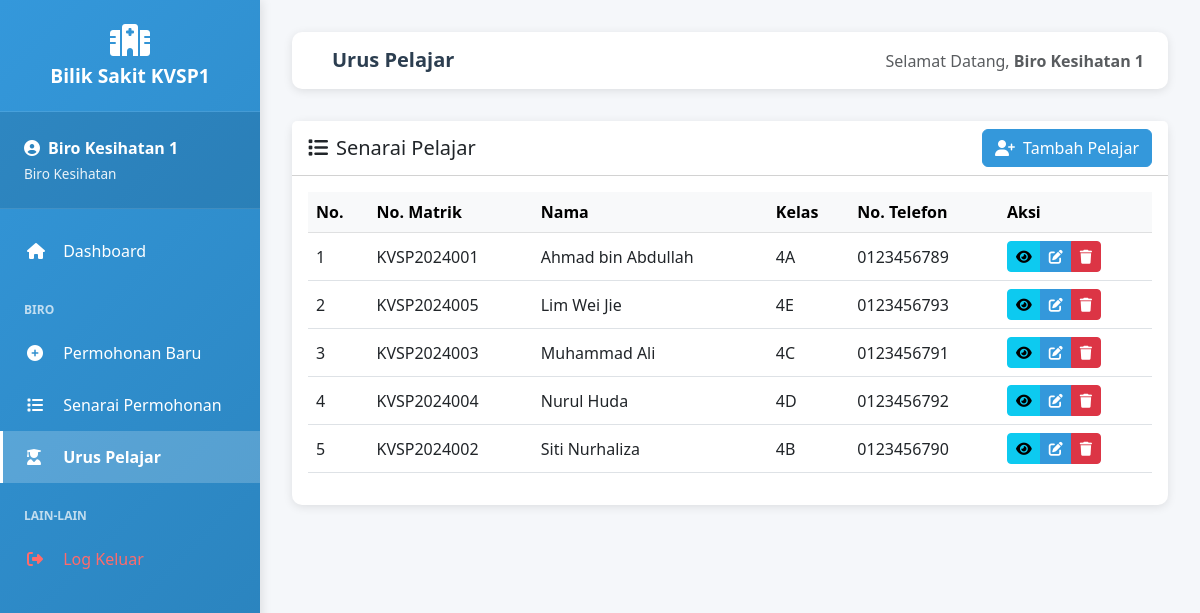
The app's page /pelajar.php (signed in) with its own data.
### tables this page shows
CREATE TABLE IF NOT EXISTS pelajar (
    id INT AUTO_INCREMENT PRIMARY KEY,
    no_matrik VARCHAR(20) NOT NULL UNIQUE,
    nama VARCHAR(100) NOT NULL,
    kelas VARCHAR(50),
    program VARCHAR(100),
    kursus VARCHAR(100),
    no_telefon VARCHAR(20),
    alamat TEXT,
    created_at TIMESTAMP DEFAULT CURRENT_TIMESTAMP
);

### pelajar.php (the view, shortened to what this page needs)
<?php
require_once 'config.php';
$query = "SELECT * FROM pelajar ORDER BY nama";
$result = mysqli_query($conn, $query);
$page_title = 'Urus Pelajar';
include 'header.php';
?>
<div class="card">
    <div class="card-header bg-white d-flex justify-content-between align-items-center">
        <h5 class="mb-0"><i class="fas fa-list me-2"></i>Senarai Pelajar</h5>
        <button type="button" class="btn btn-primary" data-bs-toggle="modal" data-bs-target="#tambahPelajarModal">
            <i class="fas fa-user-plus me-2"></i>Tambah Pelajar
        </button>
    </div>
    <div class="card-body">
        <div class="table-responsive">
            <table class="table table-hover align-middle">
                <thead class="table-light">
                    <tr>
                        <th>No.</th>
                        <th>No. Matrik</th>
                        <th>Nama</th>
                        <th>Kelas</th>
                        <th>No. Telefon</th>
                        <th>Aksi</th>
                    </tr>
                </thead>
                <tbody>
                    <?php
                    $no = 1;
                    while ($row = mysqli_fetch_assoc($result)):
                    ?>
                        <tr>
                            <td><?php echo $no++; ?></td>
                            <td><?php echo htmlspecialchars($row['no_matrik']); ?></td>
                            <td><?php echo htmlspecialchars($row['nama']); ?></td>
                            <td><?php echo htmlspecialchars($row['kelas']); ?></td>
                            <td><?php echo htmlspecialchars($row['no_telefon']); ?></td>
                            <td>
                                <div class="btn-group btn-group-sm" role="group">
                                    <button type="button" class="btn btn-info"
                                            onclick='showDetail(<?php echo json_encode($row); ?>)'>
                                        <i class="fas fa-eye"></i>
                                    </button>
                                    <button type="button" class="btn btn-primary"
                                            onclick="editPelajar(<?php echo $row['id']; ?>, '<?php echo htmlspecialchars($row['no_matrik'], ENT_QUOTES); ?>', '<?php echo htmlspecialchars($row['nama'], ENT_QUOTES); ?>', '<?php echo htmlspecialchars($row['kelas'], ENT_QUOTES); ?>', '<?php echo htmlspecialchars($row['no_telefon'], ENT_QUOTES); ?>', '<?php echo htmlspecialchars($row['alamat'], ENT_QUOTES); ?>')">
                                        <i class="fas fa-edit"></i>
                                    </button>
                                    <button type="button" class="btn btn-danger"
                                            onclick="deletePelajar(<?php echo $row['id']; ?>, '<?php echo htmlspecialchars($row['nama'], ENT_QUOTES); ?>')">
                                        <i class="fas fa-trash"></i>
                                    </button>
                                </div>
                            </td>
                        </tr>
                    <?php endwhile; ?>
                </tbody>
            </table>
        </div>
    </div>
</div>
<?php include 'footer.php'; ?>

### header.php (shortened to what this page needs)
<!DOCTYPE html>
<html lang="ms">
<head>
    <link href="https://cdn.jsdelivr.net/npm/bootstrap@5.3.0/dist/css/bootstrap.min.css" rel="stylesheet">
    <link rel="stylesheet" href="https://cdnjs.cloudflare.com/ajax/libs/font-awesome/6.4.0/css/all.min.css">
</head>
<body>
<?php include 'sidebar.php'; ?>
<div class="main-content">
    <div class="top-bar">
        <div>
            <h5 class="d-inline ms-3"><?php echo isset($page_title) ? $page_title : 'Dashboard'; ?></h5>
        </div>
        <div>
            <span class="text-muted">Selamat Datang, <strong><?php echo htmlspecialchars($_SESSION['nama']); ?></strong></span>
        </div>
    </div>

### sidebar.php (shortened to what this page needs)
<?php
$current_page = basename($_SERVER['PHP_SELF']);
?>
<div class="sidebar" id="sidebar">
    <div class="sidebar-header">
        <i class="fas fa-hospital"></i>
        <h4>Bilik Sakit KVSP1</h4>
    </div>
    <div class="sidebar-user">
        <div class="user-name">
            <i class="fas fa-user-circle me-2"></i><?php echo htmlspecialchars($_SESSION['nama']); ?>
        </div>
        <div class="user-role">
            <?php echo $_SESSION['peranan'] == 'biro' ? 'Biro Kesihatan' : 'Petugas Kesihatan'; ?>
        </div>
    </div>
    <div class="sidebar-menu">
        <a href="dashboard.php" class="menu-item <?php echo $current_page == 'dashboard.php' ? 'active' : ''; ?>">
            <i class="fas fa-home"></i>
            <span>Dashboard</span>
        </a>
        <?php if ($_SESSION['peranan'] == 'biro'): ?>
            <div class="menu-divider">Biro</div>
            <a href="permohonan_baru.php" class="menu-item <?php echo $current_page == 'permohonan_baru.php' ? 'active' : ''; ?>">
                <i class="fas fa-plus-circle"></i>
                <span>Permohonan Baru</span>
            </a>
            <a href="senarai_permohonan.php" class="menu-item <?php echo $current_page == 'senarai_permohonan.php' ? 'active' : ''; ?>">
                <i class="fas fa-list"></i>
                <span>Senarai Permohonan</span>
            </a>
            <a href="pelajar.php" class="menu-item <?php echo $current_page == 'pelajar.php' ? 'active' : ''; ?>">
                <i class="fas fa-user-graduate"></i>
                <span>Urus Pelajar</span>
            </a>
        <?php endif; ?>
        <div class="menu-divider">Lain-lain</div>
        <a href="logout.php" class="menu-item btn-logout">
            <i class="fas fa-sign-out-alt"></i>
            <span>Log Keluar</span>
        </a>
    </div>
</div>

### footer.php (shortened to what this page needs)
</div>
</body>
</html>

### header.php (style rules this page uses)
* { margin: 0; padding: 0; box-sizing: border-box; }
body { font-family: 'Segoe UI', Tahoma, Geneva, Verdana, sans-serif; background-color: #f5f7fa; overflow-x: hidden; }
.sidebar { position: fixed; top: 0; left: 0; height: 100vh; width: 260px; background: linear-gradient(135deg, #3498db 0%, #2980b9 100%); color: white; padding: 0; z-index: 1000; box-shadow: 2px 0 10px rgba(0,0,0,0.1); overflow-y: auto; }
.sidebar-header { padding: 1.5rem; border-bottom: 1px solid rgba(255,255,255,0.1); text-align: center; }
.sidebar-header h4 { margin: 0; font-size: 1.2rem; font-weight: 700; }
.sidebar-header i { font-size: 2rem; margin-bottom: 0.5rem; }
.sidebar-user { padding: 1.5rem; border-bottom: 1px solid rgba(255,255,255,0.1); background: rgba(0,0,0,0.1); }
.sidebar-user .user-name { font-weight: 600; font-size: 1rem; margin-bottom: 0.25rem; }
.sidebar-user .user-role { font-size: 0.85rem; opacity: 0.9; }
.sidebar-menu { padding: 1rem 0; }
.menu-item { display: block; padding: 0.875rem 1.5rem; color: white; text-decoration: none; transition: all 0.3s; border-left: 3px solid transparent; }
.menu-item.active { background: rgba(255,255,255,0.2); border-left-color: white; font-weight: 600; }
.menu-item i { width: 20px; margin-right: 0.75rem; }
.menu-divider { padding: 0.5rem 1.5rem; font-size: 0.75rem; text-transform: uppercase; opacity: 0.7; font-weight: 600; margin-top: 1rem; }
.main-content { margin-left: 260px; padding: 2rem; min-height: 100vh; }
.top-bar { background: white; padding: 1rem 1.5rem; border-radius: 10px; box-shadow: 0 2px 10px rgba(0,0,0,0.1); margin-bottom: 2rem; display: flex; justify-content: space-between; align-items: center; }
.top-bar h5 { margin: 0; color: #2c3e50; font-weight: 600; }
.card { border: none; border-radius: 10px; box-shadow: 0 2px 10px rgba(0,0,0,0.1); transition: transform 0.3s; }
.btn-primary { background-color: #3498db; border-color: #3498db; }
.btn-logout { color: #ff6b6b; }

### records on screen
pelajar: no_matrik "KVSP2024001", nama "Ahmad bin Abdullah", kelas "4A", no_telefon "0123456789"
pelajar: no_matrik "KVSP2024005", nama "Lim Wei Jie", kelas "4E", no_telefon "0123456793"
pelajar: no_matrik "KVSP2024003", nama "Muhammad Ali", kelas "4C", no_telefon "0123456791"
pelajar: no_matrik "KVSP2024004", nama "Nurul Huda", kelas "4D", no_telefon "0123456792"
pelajar: no_matrik "KVSP2024002", nama "Siti Nurhaliza", kelas "4B", no_telefon "0123456790"

### other values on screen
$_SESSION['nama'] "Biro Kesihatan 1"
$page_title "Urus Pelajar"
